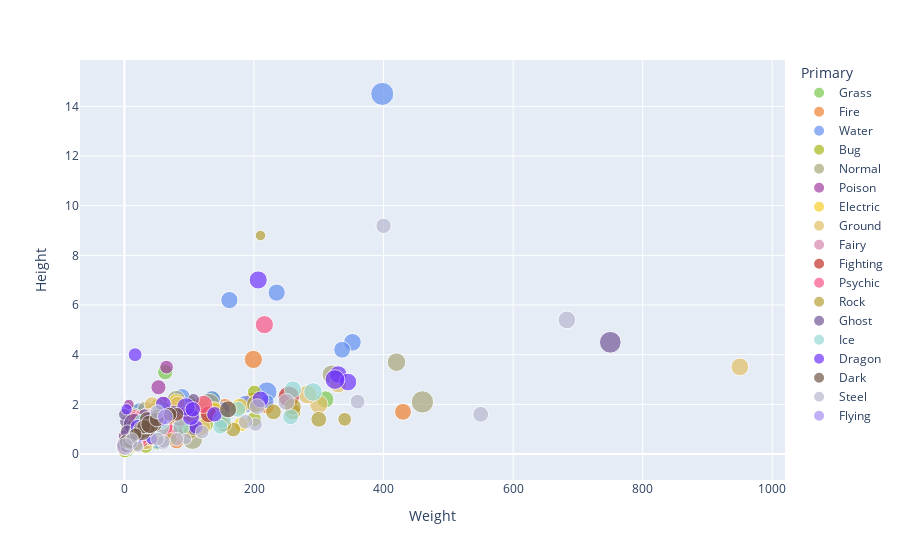

Notebook cell for this chart:
### Code cell
sns.scatterplot(data=pokemon, x='Weight', y='Height', hue='Primary')

plt.legend(loc=(1.01,0))

px.scatter(data_frame=pokemon, x='Weight', y='Height',color='Primary',
          color_discrete_map=colours, size='HP',hover_name='Name')

### Figure 1 — Plotly figure (JSON) as saved in the notebook; plotly's stock layout.template omitted (floating-point values rounded to 4 significant figures)
{"data": [{"hovertemplate": "<b>%{hovertext}</b><br><br>Primary=Grass<br>Weight=%{x}<br>Height=%{y}<br>HP=%{marker.size}<extra></extra>", "hovertext": ["Bulbasaur", "Ivysaur", "Venusaur", "Oddish", "Gloom", "Vileplume", "Bellsprout", "Weepinbell", "Victreebel", "Exeggcute", "Exeggutor", "Tangela", "Chikorita", "Bayleef", "Meganium", "Bellossom", "Hoppip", "Skiploom", "Jumpluff", "Sunkern", "Sunflora", "Treecko", "Grovyle", "Sceptile", "Seedot", "Nuzleaf", "Shiftry", "Shroomish", "Breloom", "Roselia", "Cacnea", "Cacturne", "Tropius", "Turtwig", "Grotle", "Torterra", "Budew", "Roserade", "Cherubi", "Cherrim", "Carnivine", "Snover", "Abomasnow", "Tangrowth", "Leafeon", "Shaymin", "Snivy", "Servine", "Serperior", "Pansage", "Simisage", "Cottonee", "Whimsicott", "Petilil", "Lilligant", "Maractus", "Foongus", "Amoonguss", "Ferroseed", "Ferrothorn", "Virizion"], "legendgroup": "Grass", "marker": {"color": "#7AC74C", "size": [45, 60, 80, 45, 60, 75, 50, 65, 80, 60, 95, 65, 45, 60, 80, 75, 35, 55, 75, 30, 75, 40, 50, 70, 40, 70, 90, 60, 60, 50, 50, 70, 99, 55, 75, 95, 40, 60, 45, 70, 74, 60, 90, 100, 65, 100, 45, 60, 75, 50, 75, 40, 60, 45, 70, 75, 69, 114, 44, 74, 91], "sizemode": "area", "sizeref": 0.6375, "symbol": "circle"}, "mode": "markers", "name": "Grass", "orientation": "v", "showlegend": true, "type": "scatter", "x": [6.9, 13, 100, 5.4, 8.6, 18.6, 4, 6.4, 15.5, 2.5, 120, 35, 6.4, 15.8, 100.5, 5.8, 0.5, 1, 3, 1.8, 8.5, 5, 21.6, 52.2, 4, 28, 59.6, 4.5, 39.2, 2, 51.3, 77.4, 100, 10.2, 97, 310, 1.2, 14.5, 3.3, 9.3, 27, 50.5, 135.5, 128.6, 25.5, 2.1, 8.1, 16, 63, 10.5, 30.5, 0.6, 6.6, 6.6, 16.3, 28, 1, 10.5, 18.8, 110, 200], "xaxis": "x", "y": [0.7, 1, 2, 0.5, 0.8, 1.2, 0.7, 1, 1.7, 0.4, 2, 1, 0.89, 1.19, 1.8, 0.41, 0.41, 0.61, 0.79, 0.3, 0.79, 0.51, 0.89, 1.7, 0.51, 0.99, 1.3, 0.41, 1.19, 0.3, 0.41, 1.3, 2.01, 0.4, 1.1, 2.2, 0.2, 0.9, 0.4, 0.5, 1.4, 1, 2.2, 2, 1, 0.2, 0.6, 0.8, 3.3, 0.6, 1.1, 0.3, 0.7, 0.5, 1.1, 1, 0.2, 0.6, 0.6, 1, 2], "yaxis": "y"}, {"hovertemplate": "<b>%{hovertext}</b><br><br>Primary=Fire<br>Weight=%{x}<br>Height=%{y}<br>HP=%{marker.size}<extra></extra>", "hovertext": ["Charmander", "Charmeleon", "Charizard", "Vulpix", "Ninetales", "Growlithe", "Arcanine", "Ponyta", "Rapidash", "Magmar", "Flareon", "Moltres", "Cyndaquil", "Quilava", "Typhlosion", "Slugma", "Magcargo", "Magby", "Entei", "Ho-Oh", "Torchic", "Combusken", "Blaziken", "Numel", "Camerupt", "Torkoal", "Chimchar", "Monferno", "Infernape", "Magmortar", "Heatran", "Tepig", "Pignite", "Emboar", "Pansear", "Simisear", "Darumaka", "Darmanitan", "Heatmor"], "legendgroup": "Fire", "marker": {"color": "#EE8130", "size": [39, 58, 78, 38, 73, 55, 90, 50, 65, 65, 65, 90, 39, 58, 78, 40, 50, 45, 115, 106, 45, 60, 80, 60, 70, 70, 44, 64, 76, 75, 91, 65, 90, 110, 50, 75, 70, 105, 85], "sizemode": "area", "sizeref": 0.6375, "symbol": "circle"}, "mode": "markers", "name": "Fire", "orientation": "v", "showlegend": true, "type": "scatter", "x": [8.5, 19, 90.5, 9.9, 19.9, 19, 155, 30, 95, 44.5, 25, 60, 7.9, 19, 79.5, 35, 55, 21.4, 198, 199, 2.5, 19.5, 52, 24, 220, 80.4, 6.2, 22, 55, 68, 430, 9.9, 55.5, 150, 11, 28, 37.5, 92.9, 58], "xaxis": "x", "y": [0.6, 1.1, 1.7, 0.6, 1.1, 0.7, 1.9, 1, 1.7, 1.3, 0.9, 2, 0.51, 0.89, 1.7, 0.71, 0.79, 0.71, 2.11, 3.81, 0.41, 0.89, 1.91, 0.71, 1.91, 0.51, 0.5, 0.9, 1.2, 1.6, 1.7, 0.5, 1, 1.6, 0.6, 1, 0.6, 1.3, 1.4], "yaxis": "y"}, {"hovertemplate": "<b>%{hovertext}</b><br><br>Primary=Water<br>Weight=%{x}<br>Height=%{y}<br>HP=%{marker.size}<extra></extra>", "hovertext": ["Squirtle", "Wartortle", "Blastoise", "Psyduck", "Golduck", "Poliwag", "Poliwhirl", "Poliwrath", "Tentacool", "Tentacruel", "Slowpoke", "Slowbro", "Seel", "Dewgong", "Shellder", "Cloyster", "Krabby", "Kingler", "Horsea", "Seadra", "Goldeen", "Seaking", "Staryu", "Starmie", "Magikarp", "Gyarados", "Lapras", "Vaporeon", "Totodile", "Croconaw", "Feraligatr", "Chinchou", "Lanturn", "Marill", "Azumarill", "Politoed", "Wooper", "Quagsire", "Slowking", "Qwilfish", "Corsola", "Remoraid", "Octillery", "Mantine", "Kingdra", "Suicune", "Mudkip", "Marshtomp", "Swampert", "Lotad", "Lombre", "Ludicolo", "Wingull", "Pelipper", "Carvanha", "Sharpedo", "Wailmer", "Wailord", "Barboach", "Whiscash", "Corphish", "Crawdaunt", "Feebas", "Milotic", "Clamperl", "Huntail", "Gorebyss", "Relicanth", "Luvdisc", "Kyogre", "Piplup", "Prinplup", "Empoleon", "Buizel", "Floatzel", "Shellos", "Gastrodon", "Finneon", "Lumineon", "Mantyke", "Palkia", "Phione", "Manaphy", "Oshawott", "Dewott", "Samurott", "Panpour", "Simipour", "Tympole", "Palpitoad", "Seismitoad", "Basculin", "Tirtouga", "Carracosta", "Ducklett", "Swanna", "Frillish", "Jellicent", "Alomomola", "Keldeo"], "legendgroup": "Water", "marker": {"color": "#6390F0", "size": [44, 59, 79, 50, 80, 40, 65, 90, 40, 80, 90, 95, 65, 90, 30, 50, 30, 55, 30, 55, 45, 80, 30, 60, 20, 95, 130, 130, 50, 65, 85, 75, 125, 70, 100, 90, 55, 95, 95, 65, 55, 35, 75, 65, 75, 100, 50, 70, 100, 40, 60, 80, 40, 60, 45, 70, 130, 170, 50, 110, 43, 63, 20, 95, 35, 55, 55, 100, 43, 100, 53, 64, 84, 55, 85, 76, 111, 49, 69, 45, 90, 80, 100, 55, 75, 95, 50, 75, 50, 75, 105, 70, 54, 74, 62, 75, 55, 100, 165, 91], "sizemode": "area", "sizeref": 0.6375, "symbol": "circle"}, "mode": "markers", "name": "Water", "orientation": "v", "showlegend": true, "type": "scatter", "x": [9, 22.5, 85.5, 19.6, 76.6, 12.4, 20, 54, 45.5, 55, 36, 78.5, 90, 120, 4, 132.5, 6.5, 60, 8, 25, 15, 39, 34.5, 80, 10, 235, 220, 29, 9.5, 25, 88.8, 12, 22.5, 8.5, 28.5, 33.9, 8.5, 75, 79.5, 3.9, 5, 12, 28.5, 220, 152, 187, 7.6, 28, 81.9, 2.6, 32.5, 55, 9.5, 28, 20.8, 88.8, 130, 398, 1.9, 23.6, 11.5, 32.8, 7.4, 162, 52.5, 27, 22.6, 23.4, 8.7, 352, 5.2, 23, 84.5, 29.5, 33.5, 6.3, 29.9, 7, 24, 65, 336, 3.1, 1.4, 5.9, 24.5, 94.6, 13.5, 29, 4.5, 17, 62, 18, 16.5, 81, 5.5, 24.2, 33, 135, 31.6, 48.5], "xaxis": "x", "y": [0.5, 1, 1.6, 0.8, 1.7, 0.6, 1, 1.3, 0.9, 1.6, 1.2, 1.6, 1.1, 1.7, 0.3, 1.5, 0.4, 1.3, 0.4, 1.2, 0.6, 1.3, 0.8, 1.1, 0.9, 6.5, 2.5, 1, 0.61, 1.09, 2.31, 0.51, 1.19, 0.41, 0.79, 1.09, 0.41, 1.4, 2.01, 0.51, 0.61, 0.61, 0.89, 2.11, 1.8, 2.01, 0.41, 0.71, 1.5, 0.51, 1.19, 1.5, 0.61, 1.19, 0.79, 1.8, 2.01, 14.5, 0.41, 0.89, 0.61, 1.09, 0.61, 6.2, 0.41, 1.7, 1.8, 0.99, 0.61, 4.5, 0.4, 0.8, 1.7, 0.7, 1.1, 0.3, 0.9, 0.4, 1.2, 1, 4.2, 0.4, 0.3, 0.5, 0.8, 1.5, 0.6, 1, 0.5, 0.8, 1.5, 1, 0.7, 1.2, 0.5, 1.3, 1.2, 2.2, 1.2, 1.4], "yaxis": "y"}, {"hovertemplate": "<b>%{hovertext}</b><br><br>Primary=Bug<br>Weight=%{x}<br>Height=%{y}<br>HP=%{marker.size}<extra></extra>", "hovertext": ["Caterpie", "Metapod", "Butterfree", "Weedle", "Kakuna", "Beedrill", "Paras", "Parasect", "Venonat", "Venomoth", "Scyther", "Pinsir", "Ledyba", "Ledian", "Spinarak", "Ariados", "Yanma", "Pineco", "Forretress", "Scizor", "Shuckle", "Heracross", "Wurmple", "Silcoon", "Beautifly", "Cascoon", "Dustox", "Surskit", "Masquerain", "Nincada", "Ninjask", "Shedinja", "Volbeat", "Illumise", "Kricketot", "Kricketune", "Burmy", "Wormadam", "Mothim", "Combee", "Vespiquen", "Yanmega", "Sewaddle", "Swadloon", "Leavanny", "Venipede", "Whirlipede", "Scolipede", "Dwebble", "Crustle", "Karrablast", "Escavalier", "Joltik", "Galvantula", "Shelmet", "Accelgor", "Durant", "Larvesta", "Volcarona", "Genesect"], "legendgroup": "Bug", "marker": {"color": "#A6B91A", "size": [45, 50, 60, 40, 45, 65, 35, 60, 60, 70, 70, 65, 40, 55, 40, 70, 65, 50, 75, 70, 20, 80, 45, 50, 60, 50, 60, 40, 70, 31, 61, 1, 65, 65, 37, 77, 40, 60, 70, 30, 70, 86, 45, 55, 75, 30, 40, 60, 50, 70, 50, 70, 50, 70, 50, 80, 58, 55, 85, 71], "sizemode": "area", "sizeref": 0.6375, "symbol": "circle"}, "mode": "markers", "name": "Bug", "orientation": "v", "showlegend": true, "type": "scatter", "x": [2.9, 9.9, 32, 3.2, 10, 29.5, 5.4, 29.5, 30, 12.5, 56, 55, 10.8, 35.6, 8.5, 33.5, 38, 7.2, 125.8, 125, 20.5, 54, 3.6, 10, 28.4, 11.5, 31.6, 1.7, 3.6, 5.5, 12, 1.2, 17.7, 17.7, 2.2, 25.5, 3.4, 6.5, 23.3, 5.5, 38.5, 51.5, 2.5, 7.3, 20.5, 5.3, 58.5, 200.5, 14.5, 200, 5.9, 33, 0.6, 14.3, 7.7, 25.3, 33, 28.8, 46, 82.5], "xaxis": "x", "y": [0.3, 0.7, 1.1, 0.3, 0.6, 1, 0.3, 1, 1, 1.5, 1.5, 1.5, 0.99, 1.4, 0.51, 1.09, 1.19, 0.61, 1.19, 2.01, 0.61, 1.5, 0.3, 0.61, 0.99, 0.71, 1.19, 0.51, 0.79, 0.51, 0.79, 0.79, 0.71, 0.61, 0.3, 1, 0.2, 0.5, 0.9, 0.3, 1.2, 1.9, 0.3, 0.5, 1.2, 0.4, 1.2, 2.5, 0.3, 1.4, 0.5, 1, 0.1, 0.8, 0.4, 0.8, 0.3, 1.1, 1.6, 1.5], "yaxis": "y"}, {"hovertemplate": "<b>%{hovertext}</b><br><br>Primary=Normal<br>Weight=%{x}<br>Height=%{y}<br>HP=%{marker.size}<extra></extra>", "hovertext": ["Pidgey", "Pidgeotto", "Pidgeot", "Rattata", "Raticate", "Spearow", "Fearow", "Jigglypuff", "Wigglytuff", "Meowth", "Persian", "Farfetch'd", "Doduo", "Dodrio", "Lickitung", "Chansey", "Kangaskhan", "Tauros", "Ditto", "Eevee", "Porygon", "Snorlax", "Sentret", "Furret", "Hoothoot", "Noctowl", "Igglybuff", "Aipom", "Girafarig", "Dunsparce", "Teddiursa", "Ursaring", "Porygon2", "Stantler", "Smeargle", "Miltank", "Blissey", "Zigzagoon", "Linoone", "Taillow", "Swellow", "Slakoth", "Vigoroth", "Slaking", "Whismur", "Loudred", "Exploud", "Azurill", "Skitty", "Delcatty", "Spinda", "Swablu", "Zangoose", "Castform", "Kecleon", "Starly", "Staravia", "Staraptor", "Bidoof", "Bibarel", "Ambipom", "Buneary", "Lopunny", "Glameow", "Purugly", "Happiny", "Chatot", "Munchlax", "Lickilicky", "Porygon-Z", "Regigigas", "Arceus", "Patrat", "Watchog", "Lillipup", "Herdier", "Stoutland", "Pidove", "Tranquill", "Unfezant", "Audino", "Minccino", "Cinccino", "Deerling", "Sawsbuck", "Bouffalant", "Rufflet", "Braviary", "Meloetta"], "legendgroup": "Normal", "marker": {"color": "#A8A77A", "size": [40, 63, 83, 30, 55, 40, 65, 115, 140, 40, 65, 52, 35, 60, 90, 250, 105, 75, 48, 55, 65, 160, 35, 85, 60, 100, 90, 55, 70, 100, 60, 90, 85, 73, 55, 95, 255, 38, 78, 40, 60, 60, 80, 150, 64, 84, 104, 50, 50, 70, 60, 45, 73, 70, 60, 40, 55, 85, 59, 79, 75, 55, 65, 49, 71, 100, 76, 135, 110, 85, 110, 120, 45, 60, 45, 65, 85, 50, 62, 80, 103, 55, 75, 60, 80, 95, 70, 100, 100], "sizemode": "area", "sizeref": 0.6375, "symbol": "circle"}, "mode": "markers", "name": "Normal", "orientation": "v", "showlegend": true, "type": "scatter", "x": [1.8, 30, 39.5, 3.5, 18.5, 2, 38, 5.5, 12, 4.2, 32, 15, 39.2, 85.2, 65.5, 34.6, 80, 88.4, 4, 6.5, 36.5, 460, 6, 32.5, 21.2, 40.8, 1, 11.5, 41.5, 14, 8.8, 125.8, 32.5, 71.2, 58, 75.5, 46.8, 17.5, 32.5, 2.3, 19.8, 24, 46.5, 130.5, 16.3, 40.5, 84, 2, 11, 32.6, 5, 1.2, 40.3, 0.8, 22, 2, 15.5, 24.9, 20, 31.5, 20.3, 5.5, 33.3, 3.9, 43.8, 24.4, 1.9, 105, 140, 34, 420, 320, 11.6, 27, 4.1, 14.7, 61, 2.1, 15, 29, 31, 5.8, 7.5, 19.5, 92.5, 94.6, 10.5, 41, 6.5], "xaxis": "x", "y": [0.3, 1.1, 1.5, 0.3, 0.7, 0.3, 1.2, 0.5, 1, 0.4, 1, 0.8, 1.4, 1.8, 1.2, 1.1, 2.2, 1.4, 0.3, 0.3, 0.8, 2.1, 0.79, 1.8, 0.71, 1.6, 0.3, 0.79, 1.5, 1.5, 0.61, 1.8, 0.61, 1.4, 1.19, 1.19, 1.5, 0.41, 0.51, 0.3, 0.71, 0.79, 1.4, 2.01, 0.61, 0.99, 1.5, 0.2, 0.61, 1.09, 1.09, 0.41, 1.3, 0.3, 0.99, 0.3, 0.6, 1.2, 0.5, 1, 1.2, 0.4, 1.2, 0.5, 1, 0.6, 0.5, 0.6, 1.7, 0.9, 3.7, 3.2, 0.5, 1.1, 0.4, 0.9, 1.2, 0.3, 0.6, 1.2, 1.1, 0.4, 0.5, 0.6, 1.9, 1.6, 0.5, 1.5, 0.6], "yaxis": "y"}, {"hovertemplate": "<b>%{hovertext}</b><br><br>Primary=Poison<br>Weight=%{x}<br>Height=%{y}<br>HP=%{marker.size}<extra></extra>", "hovertext": ["Ekans", "Arbok", "Nidoran♀", "Nidorina", "Nidoqueen", "Nidoran♂", "Nidorino", "Nidoking", "Zubat", "Golbat", "Grimer", "Muk", "Koffing", "Weezing", "Crobat", "Gulpin", "Swalot", "Seviper", "Stunky", "Skuntank", "Skorupi", "Drapion", "Croagunk", "Toxicroak", "Trubbish", "Garbodor"], "legendgroup": "Poison", "marker": {"color": "#A33EA1", "size": [35, 60, 55, 70, 90, 46, 61, 81, 40, 75, 80, 105, 40, 65, 85, 70, 100, 73, 63, 103, 40, 70, 48, 83, 50, 80], "sizemode": "area", "sizeref": 0.6375, "symbol": "circle"}, "mode": "markers", "name": "Poison", "orientation": "v", "showlegend": true, "type": "scatter", "x": [6.9, 65, 7, 20, 60, 9, 19.5, 62, 7.5, 55, 30, 30, 1, 9.5, 75, 10.3, 80, 52.5, 19.2, 38, 12, 61.5, 23, 44.4, 31, 107.3], "xaxis": "x", "y": [2, 3.5, 0.4, 0.8, 1.3, 0.5, 0.9, 1.4, 0.8, 1.6, 0.9, 1.2, 0.6, 1.2, 1.8, 0.41, 1.7, 2.69, 0.4, 1, 0.8, 1.3, 0.7, 1.3, 0.6, 1.9], "yaxis": "y"}, {"hovertemplate": "<b>%{hovertext}</b><br><br>Primary=Electric<br>Weight=%{x}<br>Height=%{y}<br>HP=%{marker.size}<extra></extra>", "hovertext": ["Pikachu", "Raichu", "Magnemite", "Magneton", "Voltorb", "Electrode", "Electabuzz", "Jolteon", "Zapdos", "Pichu", "Mareep", "Flaaffy", "Ampharos", "Elekid", "Raikou", "Electrike", "Manectric", "Plusle", "Minun", "Shinx", "Luxio", "Luxray", "Pachirisu", "Magnezone", "Electivire", "Rotom", "Blitzle", "Zebstrika", "Emolga", "Tynamo", "Eelektrik", "Eelektross", "Thundurus"], "legendgroup": "Electric", "marker": {"color": "#F7D02C", "size": [35, 60, 25, 50, 40, 60, 65, 65, 90, 20, 55, 70, 90, 45, 90, 40, 70, 60, 60, 45, 60, 80, 60, 70, 75, 50, 45, 75, 55, 35, 65, 85, 79], "sizemode": "area", "sizeref": 0.6375, "symbol": "circle"}, "mode": "markers", "name": "Electric", "orientation": "v", "showlegend": true, "type": "scatter", "x": [6, 30, 6, 60, 10.4, 66.6, 30, 24.5, 52.6, 2, 7.8, 13.3, 61.5, 23.5, 178, 15.2, 40.2, 4.2, 4.2, 9.5, 30.5, 42, 3.9, 180, 138.6, 0.3, 29.8, 79.5, 5, 0.3, 22, 80.5, 61], "xaxis": "x", "y": [0.4, 0.8, 0.3, 1, 0.5, 1.2, 1.1, 0.8, 1.6, 0.3, 0.61, 0.79, 1.4, 0.61, 1.91, 0.61, 1.5, 0.41, 0.41, 0.5, 0.9, 1.4, 0.4, 1.2, 1.8, 0.3, 0.8, 1.6, 0.4, 0.2, 1.2, 2.1, 1.5], "yaxis": "y"}, {"hovertemplate": "<b>%{hovertext}</b><br><br>Primary=Ground<br>Weight=%{x}<br>Height=%{y}<br>HP=%{marker.size}<extra></extra>", "hovertext": ["Sandshrew", "Sandslash", "Diglett", "Dugtrio", "Cubone", "Marowak", "Rhyhorn", "Rhydon", "Gligar", "Phanpy", "Donphan", "Trapinch", "Vibrava", "Flygon", "Baltoy", "Claydol", "Groudon", "Hippopotas", "Hippowdon", "Rhyperior", "Gliscor", "Drilbur", "Excadrill", "Sandile", "Krokorok", "Krookodile", "Stunfisk", "Golett", "Golurk", "Landorus"], "legendgroup": "Ground", "marker": {"color": "#E2BF65", "size": [50, 75, 10, 35, 50, 60, 80, 105, 65, 90, 90, 45, 50, 80, 40, 60, 100, 68, 108, 115, 75, 60, 110, 50, 60, 95, 109, 59, 89, 89], "sizemode": "area", "sizeref": 0.6375, "symbol": "circle"}, "mode": "markers", "name": "Ground", "orientation": "v", "showlegend": true, "type": "scatter", "x": [12, 29.5, 0.8, 33.3, 6.5, 45, 115, 120, 64.8, 33.5, 120, 15, 15.3, 82, 21.5, 108, 950, 49.5, 300, 282.8, 42.5, 8.5, 40.4, 15.2, 33.4, 96.3, 11, 92, 330, 68], "xaxis": "x", "y": [0.6, 1, 0.2, 0.7, 0.4, 1, 1, 1.9, 1.09, 0.51, 1.09, 0.71, 1.09, 2.01, 0.51, 1.5, 3.51, 0.8, 2, 2.4, 2, 0.3, 0.7, 0.7, 1, 1.5, 0.7, 1, 2.8, 1.5], "yaxis": "y"}, {"hovertemplate": "<b>%{hovertext}</b><br><br>Primary=Fairy<br>Weight=%{x}<br>Height=%{y}<br>HP=%{marker.size}<extra></extra>", "hovertext": ["Clefairy", "Clefable", "Cleffa", "Togepi", "Togetic", "Snubbull", "Granbull", "Togekiss"], "legendgroup": "Fairy", "marker": {"color": "#D685AD", "size": [70, 95, 50, 35, 55, 60, 90, 85], "sizemode": "area", "sizeref": 0.6375, "symbol": "circle"}, "mode": "markers", "name": "Fairy", "orientation": "v", "showlegend": true, "type": "scatter", "x": [7.5, 40, 3, 1.5, 3.2, 7.8, 48.7, 38], "xaxis": "x", "y": [0.6, 1.3, 0.3, 0.3, 0.61, 0.61, 1.4, 1.5], "yaxis": "y"}, {"hovertemplate": "<b>%{hovertext}</b><br><br>Primary=Fighting<br>Weight=%{x}<br>Height=%{y}<br>HP=%{marker.size}<extra></extra>", "hovertext": ["Mankey", "Primeape", "Machop", "Machoke", "Machamp", "Hitmonlee", "Hitmonchan", "Tyrogue", "Hitmontop", "Makuhita", "Hariyama", "Meditite", "Medicham", "Riolu", "Lucario", "Timburr", "Gurdurr", "Conkeldurr", "Throh", "Sawk", "Mienfoo", "Mienshao"], "legendgroup": "Fighting", "marker": {"color": "#C22E28", "size": [40, 65, 70, 80, 90, 50, 50, 35, 50, 72, 144, 30, 60, 40, 70, 75, 85, 105, 120, 75, 45, 65], "sizemode": "area", "sizeref": 0.6375, "symbol": "circle"}, "mode": "markers", "name": "Fighting", "orientation": "v", "showlegend": true, "type": "scatter", "x": [28, 32, 19.5, 70.5, 130, 49.8, 50.2, 21, 48, 86.4, 253.8, 11.2, 31.5, 20.2, 54, 12.5, 40, 87, 55.5, 51, 20, 35.5], "xaxis": "x", "y": [0.5, 1, 0.8, 1.5, 1.6, 1.5, 1.4, 0.71, 1.4, 0.99, 2.31, 0.61, 1.3, 0.7, 1.2, 0.6, 1.2, 1.4, 1.3, 1.4, 0.9, 1.4], "yaxis": "y"}, {"hovertemplate": "<b>%{hovertext}</b><br><br>Primary=Psychic<br>Weight=%{x}<br>Height=%{y}<br>HP=%{marker.size}<extra></extra>", "hovertext": ["Abra", "Kadabra", "Alakazam", "Drowzee", "Hypno", "Mr.", "Mewtwo", "Mew", "Natu", "Xatu", "Espeon", "Unown", "Wobbuffet", "Lugia", "Celebi", "Ralts", "Kirlia", "Gardevoir", "Spoink", "Grumpig", "Chimecho", "Wynaut", "Deoxys", "Chingling", "Mime", "Gallade", "Uxie", "Mesprit", "Azelf", "Cresselia", "Victini", "Munna", "Musharna", "Woobat", "Swoobat", "Sigilyph", "Gothita", "Gothorita", "Gothitelle", "Solosis", "Duosion", "Reuniclus", "Elgyem", "Beheeyem"], "legendgroup": "Psychic", "marker": {"color": "#F95587", "size": [25, 40, 55, 60, 85, 40, 106, 100, 40, 65, 65, 48, 190, 106, 100, 28, 38, 68, 60, 80, 65, 95, 50, 45, 20, 68, 75, 80, 75, 120, 100, 76, 116, 55, 67, 72, 45, 60, 70, 45, 65, 110, 55, 75], "sizemode": "area", "sizeref": 0.6375, "symbol": "circle"}, "mode": "markers", "name": "Psychic", "orientation": "v", "showlegend": true, "type": "scatter", "x": [19.5, 56.5, 48, 32.4, 75.6, 54.5, 122, 4, 2, 15, 26.5, 5, 28.5, 216, 5, 6.6, 20.2, 48.4, 30.6, 71.5, 1, 14, 60.8, 0.6, 13, 52, 0.3, 0.3, 0.3, 85.6, 4, 23.3, 60.5, 2.1, 10.5, 14, 5.8, 18, 44, 1, 8, 20.1, 9, 34.5], "xaxis": "x", "y": [0.9, 1.3, 1.5, 1, 1.6, 1.3, 2, 0.4, 0.2, 1.5, 0.89, 0.51, 1.3, 5.21, 0.61, 0.41, 0.79, 1.6, 0.71, 0.89, 0.61, 0.61, 1.7, 0.2, 0.6, 1.6, 0.3, 0.3, 0.3, 1.5, 0.4, 0.6, 1.1, 0.4, 0.9, 1.4, 0.4, 0.7, 1.5, 0.3, 0.6, 1, 0.5, 1], "yaxis": "y"}, {"hovertemplate": "<b>%{hovertext}</b><br><br>Primary=Rock<br>Weight=%{x}<br>Height=%{y}<br>HP=%{marker.size}<extra></extra>", "hovertext": ["Geodude", "Graveler", "Golem", "Onix", "Omanyte", "Omastar", "Kabuto", "Kabutops", "Aerodactyl", "Sudowoodo", "Larvitar", "Pupitar", "Tyranitar", "Nosepass", "Lunatone", "Solrock", "Lileep", "Cradily", "Anorith", "Armaldo", "Regirock", "Cranidos", "Rampardos", "Shieldon", "Bastiodon", "Bonsly", "Probopass", "Roggenrola", "Boldore", "Gigalith", "Archen", "Archeops", "Terrakion"], "legendgroup": "Rock", "marker": {"color": "#B6A136", "size": [40, 55, 80, 35, 35, 70, 30, 60, 80, 70, 50, 70, 100, 30, 70, 70, 66, 86, 45, 75, 80, 67, 97, 30, 60, 50, 60, 55, 70, 85, 55, 75, 91], "sizemode": "area", "sizeref": 0.6375, "symbol": "circle"}, "mode": "markers", "name": "Rock", "orientation": "v", "showlegend": true, "type": "scatter", "x": [20, 105, 300, 210, 7.5, 35, 11.5, 40.5, 59, 38, 72, 152, 202, 97, 168, 154, 23.8, 60.4, 12.5, 68.2, 230, 31.5, 102.5, 57, 149.5, 15, 340, 18, 102, 260, 9.5, 32, 260], "xaxis": "x", "y": [0.4, 1, 1.4, 8.8, 0.4, 1, 0.5, 1.3, 1.8, 1.19, 0.61, 1.19, 2.01, 0.99, 0.99, 1.19, 0.99, 1.5, 0.71, 1.5, 1.7, 0.9, 1.6, 0.5, 1.3, 0.5, 1.4, 0.4, 0.9, 1.7, 0.5, 1.4, 1.9], "yaxis": "y"}, {"hovertemplate": "<b>%{hovertext}</b><br><br>Primary=Ghost<br>Weight=%{x}<br>Height=%{y}<br>HP=%{marker.size}<extra></extra>", "hovertext": ["Gastly", "Haunter", "Gengar", "Misdreavus", "Shuppet", "Banette", "Duskull", "Dusclops", "Drifloon", "Drifblim", "Mismagius", "Spiritomb", "Dusknoir", "Giratina", "Yamask", "Cofagrigus", "Litwick", "Lampent", "Chandelure"], "legendgroup": "Ghost", "marker": {"color": "#735797", "size": [30, 45, 60, 60, 44, 64, 20, 40, 90, 150, 60, 50, 45, 150, 38, 58, 50, 60, 60], "sizemode": "area", "sizeref": 0.6375, "symbol": "circle"}, "mode": "markers", "name": "Ghost", "orientation": "v", "showlegend": true, "type": "scatter", "x": [0.1, 0.1, 40.5, 1, 2.3, 12.5, 15, 30.6, 1.2, 15, 4.4, 108, 106.6, 750, 1.5, 76.5, 3.1, 13, 34.3], "xaxis": "x", "y": [1.3, 1.6, 1.5, 0.71, 0.61, 1.09, 0.79, 1.6, 0.4, 1.2, 0.9, 1, 2.2, 4.5, 0.5, 1.7, 0.3, 0.6, 1], "yaxis": "y"}, {"hovertemplate": "<b>%{hovertext}</b><br><br>Primary=Ice<br>Weight=%{x}<br>Height=%{y}<br>HP=%{marker.size}<extra></extra>", "hovertext": ["Jynx", "Articuno", "Swinub", "Piloswine", "Delibird", "Smoochum", "Snorunt", "Glalie", "Spheal", "Sealeo", "Walrein", "Regice", "Glaceon", "Mamoswine", "Froslass", "Vanillite", "Vanillish", "Vanilluxe", "Cubchoo", "Beartic", "Cryogonal"], "legendgroup": "Ice", "marker": {"color": "#96D9D6", "size": [65, 90, 50, 100, 45, 45, 50, 80, 70, 90, 110, 80, 65, 110, 70, 36, 51, 71, 55, 95, 70], "sizemode": "area", "sizeref": 0.6375, "symbol": "circle"}, "mode": "markers", "name": "Ice", "orientation": "v", "showlegend": true, "type": "scatter", "x": [40.6, 55.4, 6.5, 55.8, 16, 6, 16.8, 256.5, 39.5, 87.6, 150.6, 175, 25.9, 291, 26.6, 5.7, 41, 57.5, 8.5, 260, 148], "xaxis": "x", "y": [1.4, 1.7, 0.41, 1.09, 0.89, 0.41, 0.71, 1.5, 0.79, 1.09, 1.4, 1.8, 0.8, 2.5, 1.3, 0.4, 1.1, 1.3, 0.5, 2.6, 1.1], "yaxis": "y"}, {"hovertemplate": "<b>%{hovertext}</b><br><br>Primary=Dragon<br>Weight=%{x}<br>Height=%{y}<br>HP=%{marker.size}<extra></extra>", "hovertext": ["Dratini", "Dragonair", "Dragonite", "Altaria", "Bagon", "Shelgon", "Salamence", "Latias", "Latios", "Rayquaza", "Gible", "Gabite", "Garchomp", "Axew", "Fraxure", "Haxorus", "Druddigon", "Reshiram", "Zekrom", "Kyurem"], "legendgroup": "Dragon", "marker": {"color": "#6F35FC", "size": [41, 61, 91, 75, 45, 65, 95, 80, 80, 105, 58, 68, 108, 46, 66, 76, 77, 100, 100, 125], "sizemode": "area", "sizeref": 0.6375, "symbol": "circle"}, "mode": "markers", "name": "Dragon", "orientation": "v", "showlegend": true, "type": "scatter", "x": [3.3, 16.5, 210, 20.6, 42.1, 110.5, 102.6, 40, 60, 206.5, 20.5, 56, 95, 18, 36, 105.5, 139, 330, 345, 325], "xaxis": "x", "y": [1.8, 4, 2.2, 1.09, 0.61, 1.09, 1.5, 1.4, 2.01, 7.01, 0.7, 1.4, 1.9, 0.6, 1, 1.8, 1.6, 3.2, 2.9, 3], "yaxis": "y"}, {"hovertemplate": "<b>%{hovertext}</b><br><br>Primary=Dark<br>Weight=%{x}<br>Height=%{y}<br>HP=%{marker.size}<extra></extra>", "hovertext": ["Umbreon", "Murkrow", "Sneasel", "Houndour", "Houndoom", "Poochyena", "Mightyena", "Sableye", "Absol", "Honchkrow", "Weavile", "Darkrai", "Purrloin", "Liepard", "Scraggy", "Scrafty", "Zorua", "Zoroark", "Pawniard", "Bisharp", "Vullaby", "Mandibuzz", "Deino", "Zweilous", "Hydreigon"], "legendgroup": "Dark", "marker": {"color": "#705746", "size": [95, 60, 55, 45, 75, 35, 70, 50, 65, 100, 70, 70, 41, 64, 50, 65, 40, 60, 45, 65, 70, 110, 52, 72, 92], "sizemode": "area", "sizeref": 0.6375, "symbol": "circle"}, "mode": "markers", "name": "Dark", "orientation": "v", "showlegend": true, "type": "scatter", "x": [27, 2.1, 28, 10.8, 35, 13.6, 37, 11, 47, 27.3, 34, 50.5, 10.1, 37.5, 11.8, 30, 12.5, 81.1, 10.2, 70, 9, 39.5, 17.3, 50, 160], "xaxis": "x", "y": [0.99, 0.51, 0.89, 0.61, 1.4, 0.51, 0.99, 0.51, 1.19, 0.9, 1.1, 1.5, 0.4, 1.1, 0.6, 1.1, 0.7, 1.6, 0.5, 1.6, 0.5, 1.2, 0.8, 1.4, 1.8], "yaxis": "y"}, {"hovertemplate": "<b>%{hovertext}</b><br><br>Primary=Steel<br>Weight=%{x}<br>Height=%{y}<br>HP=%{marker.size}<extra></extra>", "hovertext": ["Steelix", "Skarmory", "Mawile", "Aron", "Lairon", "Aggron", "Beldum", "Metang", "Metagross", "Registeel", "Jirachi", "Bronzor", "Bronzong", "Dialga", "Klink", "Klang", "Klinklang", "Cobalion"], "legendgroup": "Steel", "marker": {"color": "#B7B7CE", "size": [75, 65, 50, 50, 60, 70, 40, 60, 80, 80, 100, 57, 67, 100, 40, 60, 60, 91], "sizemode": "area", "sizeref": 0.6375, "symbol": "circle"}, "mode": "markers", "name": "Steel", "orientation": "v", "showlegend": true, "type": "scatter", "x": [400, 50.5, 11.5, 60, 120, 360, 95.2, 202.5, 550, 205, 1.1, 60.5, 187, 683, 21, 51, 81, 250], "xaxis": "x", "y": [9.19, 1.7, 0.61, 0.41, 0.89, 2.11, 0.61, 1.19, 1.6, 1.91, 0.3, 0.5, 1.3, 5.4, 0.3, 0.6, 0.6, 2.1], "yaxis": "y"}, {"hovertemplate": "<b>%{hovertext}</b><br><br>Primary=Flying<br>Weight=%{x}<br>Height=%{y}<br>HP=%{marker.size}<extra></extra>", "hovertext": ["Tornadus"], "legendgroup": "Flying", "marker": {"color": "#A98FF3", "size": [79], "sizemode": "area", "sizeref": 0.6375, "symbol": "circle"}, "mode": "markers", "name": "Flying", "orientation": "v", "showlegend": true, "type": "scatter", "x": [63], "xaxis": "x", "y": [1.5], "yaxis": "y"}], "layout": {"legend": {"itemsizing": "constant", "title": {"text": "Primary"}, "tracegroupgap": 0}, "margin": {"t": 60}, "xaxis": {"anchor": "y", "domain": [0, 1], "title": {"text": "Weight"}}, "yaxis": {"anchor": "x", "domain": [0, 1], "title": {"text": "Height"}}}}
